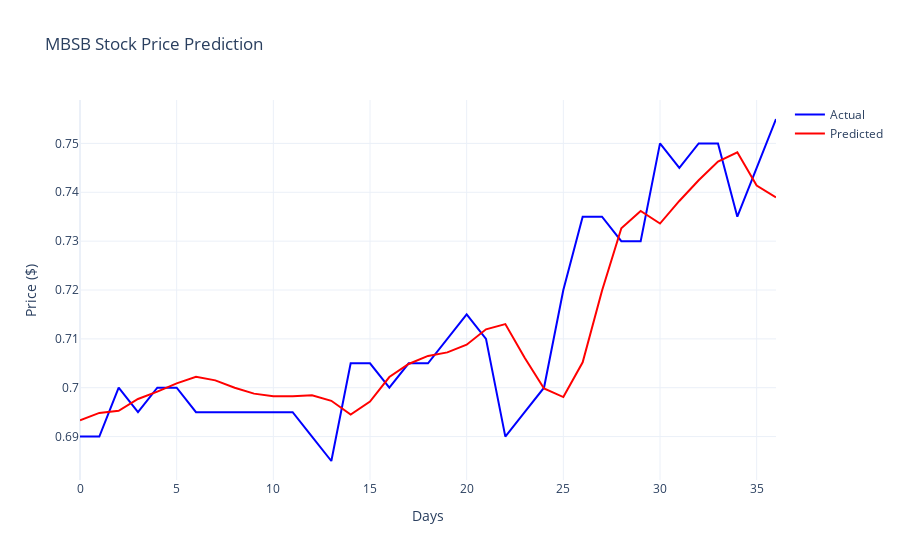

Notebook cell for this chart:
### Code cell
fig = go.Figure()

fig.add_trace(go.Scatter(y=y_test_actual.flatten(), mode='lines', name='Actual', line=dict(color='blue')))

fig.add_trace(go.Scatter(y=predictions.flatten(), mode='lines', name='Predicted', line=dict(color='red')))

fig.update_layout(
    title=f'{ticker} Stock Price Prediction',
    xaxis_title='Days',
    yaxis_title='Price ($)',
    template='plotly_white'
)

fig.show()

### Figure 1 — Plotly figure (JSON) as saved in the notebook; plotly's stock layout.template omitted (floating-point values rounded to 4 significant figures)
{"data": [{"line": {"color": "blue"}, "mode": "lines", "name": "Actual", "type": "scatter", "y": [0.69, 0.69, 0.7, 0.695, 0.7, 0.7, 0.695, 0.695, 0.695, 0.695, 0.695, 0.695, 0.69, 0.685, 0.705, 0.705, 0.7, 0.705, 0.705, 0.71, 0.715, 0.71, 0.69, 0.695, 0.7, 0.72, 0.735, 0.735, 0.73, 0.73, 0.75, 0.745, 0.75, 0.75, 0.735, 0.745, 0.755]}, {"line": {"color": "red"}, "mode": "lines", "name": "Predicted", "type": "scatter", "y": [0.6933, 0.6948, 0.6953, 0.6977, 0.6992, 0.7009, 0.7022, 0.7015, 0.7, 0.6988, 0.6983, 0.6982, 0.6985, 0.6973, 0.6945, 0.6972, 0.7022, 0.7049, 0.7065, 0.7072, 0.7088, 0.712, 0.713, 0.7061, 0.6999, 0.6981, 0.7052, 0.7198, 0.7326, 0.7362, 0.7336, 0.7382, 0.7425, 0.7463, 0.7482, 0.7414, 0.739]}], "layout": {"title": {"text": "MBSB Stock Price Prediction"}, "xaxis": {"title": {"text": "Days"}}, "yaxis": {"title": {"text": "Price ($)"}}}}
